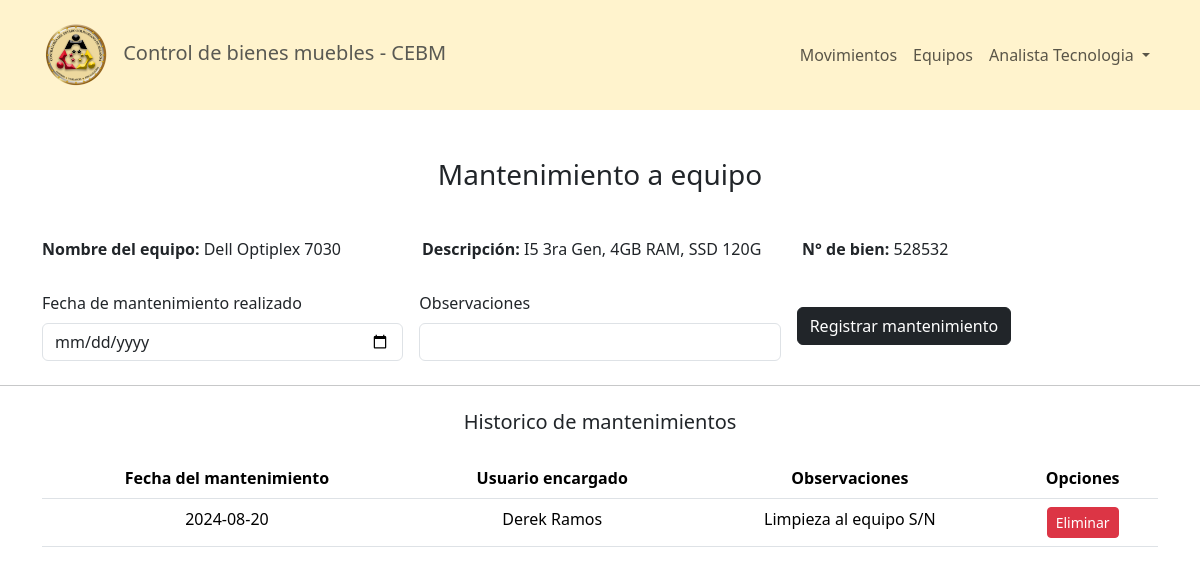
The page /pages/mantenimiento.php?equipo=2 (signed in) on the database its author committed.
### tables this page shows
CREATE TABLE `equipos` (
  `id` int(11) NOT NULL,
  `equipo` varchar(80) NOT NULL,
  `descripcion` varchar(255) NOT NULL,
  `n_bien` varchar(8) NOT NULL,
  `disponible` tinyint(4) NOT NULL,
  `estatus` int(11) NOT NULL,
  `activo` tinyint(4) NOT NULL
);

CREATE TABLE `mantenimientos` (
  `id` int(11) NOT NULL,
  `equipo` int(11) NOT NULL,
  `fecha_mant` date NOT NULL,
  `usuario` int(11) NOT NULL,
  `observaciones` varchar(255) NOT NULL
);

CREATE TABLE `usuarios` (
  `id` int(11) NOT NULL,
  `nombre` varchar(40) NOT NULL,
  `apellido` varchar(40) NOT NULL,
  `ci` varchar(8) NOT NULL,
  `departamento` int(11) NOT NULL,
  `rol` tinyint(4) NOT NULL,
  `estatus` tinyint(4) NOT NULL,
  `username` varchar(30) NOT NULL,
  `password` varchar(256) NOT NULL
);

### pages/mantenimiento.php (the view, shortened to what this page needs)
<?php include('../config/Header.php'); ?>
<?php include('../config/NavBar.php'); ?>
<?php
    require('../config/conex.php');
    if(isset($_GET['equipo'])){
        $id_equipo = $_GET['equipo'];
        $stmt = $conn -> prepare("SELECT equipo, descripcion, n_bien FROM equipos WHERE id = ?");
        $stmt -> bind_param("i", $id_equipo);
        $stmt -> execute();
        $resultEquipo = $stmt -> get_result();
        $equipo = $resultEquipo -> fetch_assoc();
    } else {
        header('location: equipos.php');
        exit();
    }
?>
<section class="mt-5">
    <h3 class="text-center">Mantenimiento a equipo</h3>
    <div class="container mt-5">
        <div class="row">
            <div class="col-sm-4">
                <h6><strong>Nombre del equipo: </strong> <?php echo($equipo['equipo'])?></h6>
            </div>
            <div class="col-sm-4">
                <h6><strong>Descripción: </strong> <?php echo($equipo['descripcion'])?></h6>
            </div>
            <div class="col-sm-4">
                <h6><strong>N° de bien: </strong> <?php echo($equipo['n_bien'])?></h6>
            </div>
        </div>
    </div>
    <div class="container mt-4">
        <form action="../services/mantenimiento/registrar_mantenimiento.php" method="POST" class="row g-3 align-items-center mb-4">
            <div class="col">
                <label for="fecha" class="form-label">Fecha de mantenimiento realizado</label>
                <input type="date" name="fecha_mant" class="form-control" id="fecha"required>
            </div>
            <div class="col">
                <label class="form-label" for="observaciones">Observaciones</label>
                <input class="form-control" name="observaciones" id="observaciones">
            </div>
            <div class="col">
                <button type="submit" class="btn btn-dark">Registrar mantenimiento</button>
            </div>
        </form>
    </div>
    <hr>
    <div class="container mt-4">
        <h5 class="text-center">Historico de mantenimientos</h5>
        <table class="table table-hover text-center mt-4">
            <thead>
                <tr>
                    <th scope="col">Fecha del mantenimiento</th>
                    <th scope="col">Usuario encargado</th>
                    <th scope="col">Observaciones</th>
                    <th scope="col">Opciones</th>
                </tr>
            </thead>
            <tbody>
                <?php
                    $result = mysqli_query($conn, "SELECT * FROM mantenimientos WHERE equipo = $id_equipo");
                    if(mysqli_num_rows($result) > 0){
                        while ($mant = mysqli_fetch_array($result)) {
                ?>
                <tr>
                    <td>
                        <?php echo ($mant[2]); ?>
                    </td>
                    <td>
                        <?php
                            $queryUser = "SELECT nombre, apellido FROM usuarios WHERE id = $mant[3]";
                            $resultUser = mysqli_query($conn, $queryUser);
                            $user = mysqli_fetch_array($resultUser);
                            echo ($user[0] . ' ' . $user[1]);
                        ?>
                    </td>
                    <td>
                        <?php echo ($mant[4]); ?>
                    </td>
                    <td>
                        <button type="button" class="btn btn-sm btn-danger" onclick="confirmDelete(<?php echo ($mant[0]); ?>)">Eliminar</button>
                    </td>
                <?php
                    }}
                ?>
            </tbody>
        </table>
    </div>
</section>
<?php
    include('../config/FooterHtml.php');
?>

### src/global.css (style rules this page uses)
* { font-family: system-ui, sans-serif; box-sizing: border-box; margin: 0; }

### rows shown on the page
equipos: equipo "Dell Optiplex 7030", descripcion "I5 3ra Gen, 4GB RAM, SSD 120G", n_bien "528532"
mantenimientos: fecha_mant "2024-08-20", usuario.nombre "Derek", usuario.apellido "Ramos", observaciones "Limpieza al equipo S/N"

### other values the page prints
$nombre "Analista"
$apellido "Tecnologia"
